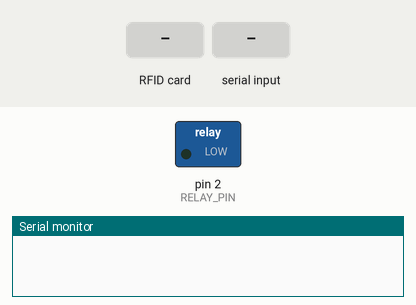
The sketch below on a simulated Arduino Uno, built with avr-gcc and run on an emulated ATmega328P. Shown: switched loads named in the sketch (green lamp = pin HIGH), the last lines printed to the serial monitor. Inputs (shaded band) come from the test bench. Pins used as bus, display or sensor lines are not drawn.

Above: at 1.2 s.
1.3 s: RFID card 5C E2 35 4A held to the reader
At 1.7 s:
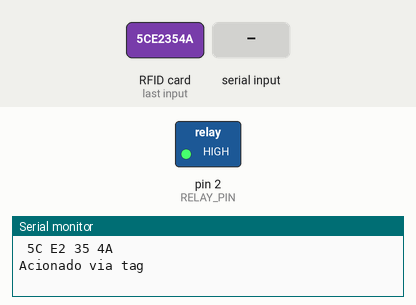
3.8 s: "x" received over Serial
At 5.2 s:
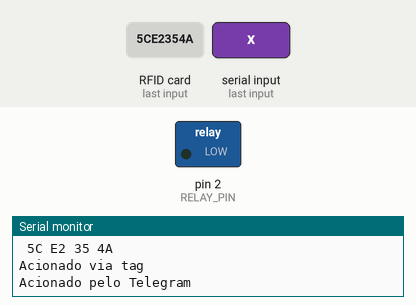
5.3 s: RFID card F9 C3 6A C2 held to the reader
At 6.5 s:
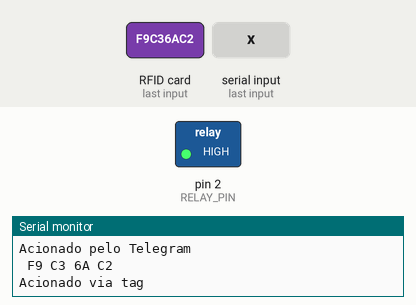
7.3 s: RFID card 19 A5 CF C2 held to the reader
At 10.0 s:
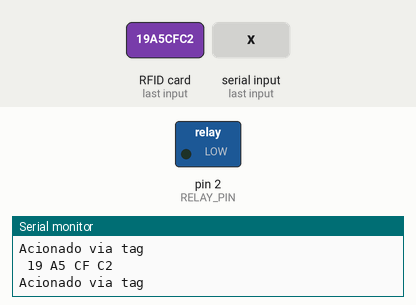
Timing chart, 0 to 10.3 s (numbered marks = the images above; inputs shaded):
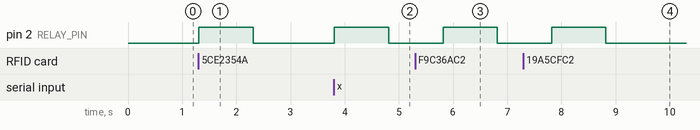

Measured:
- after the input at 1.3 s, pin 2 (RELAY_PIN): LOW → HIGH at once, → LOW 1.0 s later
- after the input at 3.8 s, pin 2 (RELAY_PIN): LOW → HIGH at once, → LOW 1.0 s later
- after the input at 5.3 s, pin 2 (RELAY_PIN): LOW → HIGH after 0.51 s, → LOW 1.0 s later
- after the input at 7.3 s, pin 2 (RELAY_PIN): LOW → HIGH after 0.52 s, → LOW 1.0 s later

The sketch:

code_final.ino
```cpp
#include <SPI.h>
#include <MFRC522.h>

#define SS_PIN 10
#define RST_PIN 9
MFRC522 mfrc522(SS_PIN, RST_PIN);   // Cria a instacia do  MFRC522.

const int RELAY_PIN = 2; // Pino do rele

// the setup function runs once when you press reset or power the board
void setup() {
  // initialize digital pin as an output.
  pinMode(RELAY_PIN, OUTPUT);
  Serial.begin(9600); // Inicia a saida serial
  SPI.begin();  // Inicia  SPI bus
  mfrc522.PCD_Init();   // Inicia a modulo MFRC522
}

  void loop(){

    if (Serial.available() > 0){
        if (Serial.read() == 'x'){ // letra x
            Serial.println("Acionado pelo Telegram");
            digitalWrite(RELAY_PIN, HIGH);
            delay(1000);
            digitalWrite(RELAY_PIN, LOW);
            delay(1000);
        }
    }

      // Look for new cards
    if ( ! mfrc522.PICC_IsNewCardPresent())
    {
      return;
    }
    // Verify if the NUID has been readed
    if ( ! mfrc522.PICC_ReadCardSerial())
    {
      return;
    }

    //Mostra informações do cartão na serial
    String conteudo= "";
    for (byte i = 0; i < mfrc522.uid.size; i++)
    {
       Serial.print(mfrc522.uid.uidByte[i] < 0x10 ? " 0" : " ");
       Serial.print(mfrc522.uid.uidByte[i], HEX);
       conteudo.concat(String(mfrc522.uid.uidByte[i] < 0x10 ? " 0" : " "));
       conteudo.concat(String(mfrc522.uid.uidByte[i], HEX));
    }
    Serial.println();
    conteudo.toUpperCase();

    if (conteudo.substring(1) == "5C E2 35 4A") //UID 1 - tag
      {
      Serial.println("Acionado via tag");
       Serial.println();
      digitalWrite(RELAY_PIN, HIGH); // ativa rele e abre a trava solenoide
      delay(1000);           // espera 3 segundos
      digitalWrite(RELAY_PIN, LOW);  // desativa rele e fecha a trava solenoide
      delay(1000);
      }

    if (conteudo.substring(1) == "F9 C3 6A C2") //UID 2 - tag
      {
      Serial.println("Acionado via tag");
       Serial.println();
      digitalWrite(RELAY_PIN, HIGH); // ativa rele e abre a trava solenoide
      delay(1000);           // espera 3 segundos
      digitalWrite(RELAY_PIN, LOW);  // desativa rele e fecha a trava solenoide
      delay(1000);
      }

    if (conteudo.substring(1) == "19 A5 CF C2") //UID 3 - tag
      {
      Serial.println("Acionado via tag");
       Serial.println();
      digitalWrite(RELAY_PIN, HIGH); // ativa rele e abre a trava solenoide
      delay(1000);           // espera 3 segundos
      digitalWrite(RELAY_PIN, LOW);  // desativa rele e fecha a trava solenoide
      delay(1000);
      }

    if (conteudo.substring(1) == "E7 BD 83 E0") //UID 4 - Cartao
    {
      Serial.println("Acionado pelo cartão Gabriel");
      Serial.println();
      digitalWrite(RELAY_PIN, HIGH); // ativa rele e abre a trava
      delay(1000);           // espera 3 segundos
      digitalWrite(RELAY_PIN, LOW);  // desativa rele e fecha a trava solenoide
      delay(1000);
    }

    if (conteudo.substring(1) == "AA 57 59 B6") //UID 5 - Cartao
    {
      Serial.println("Acionado pelo cartão Édelin");
      Serial.println();
      digitalWrite(RELAY_PIN, HIGH); // ativa rele e abre a trava
      delay(1000);           // espera 3 segundos
      digitalWrite(RELAY_PIN, LOW);  // desativa rele e fecha a trava solenoide
      delay(1000);
    }
        }
```
